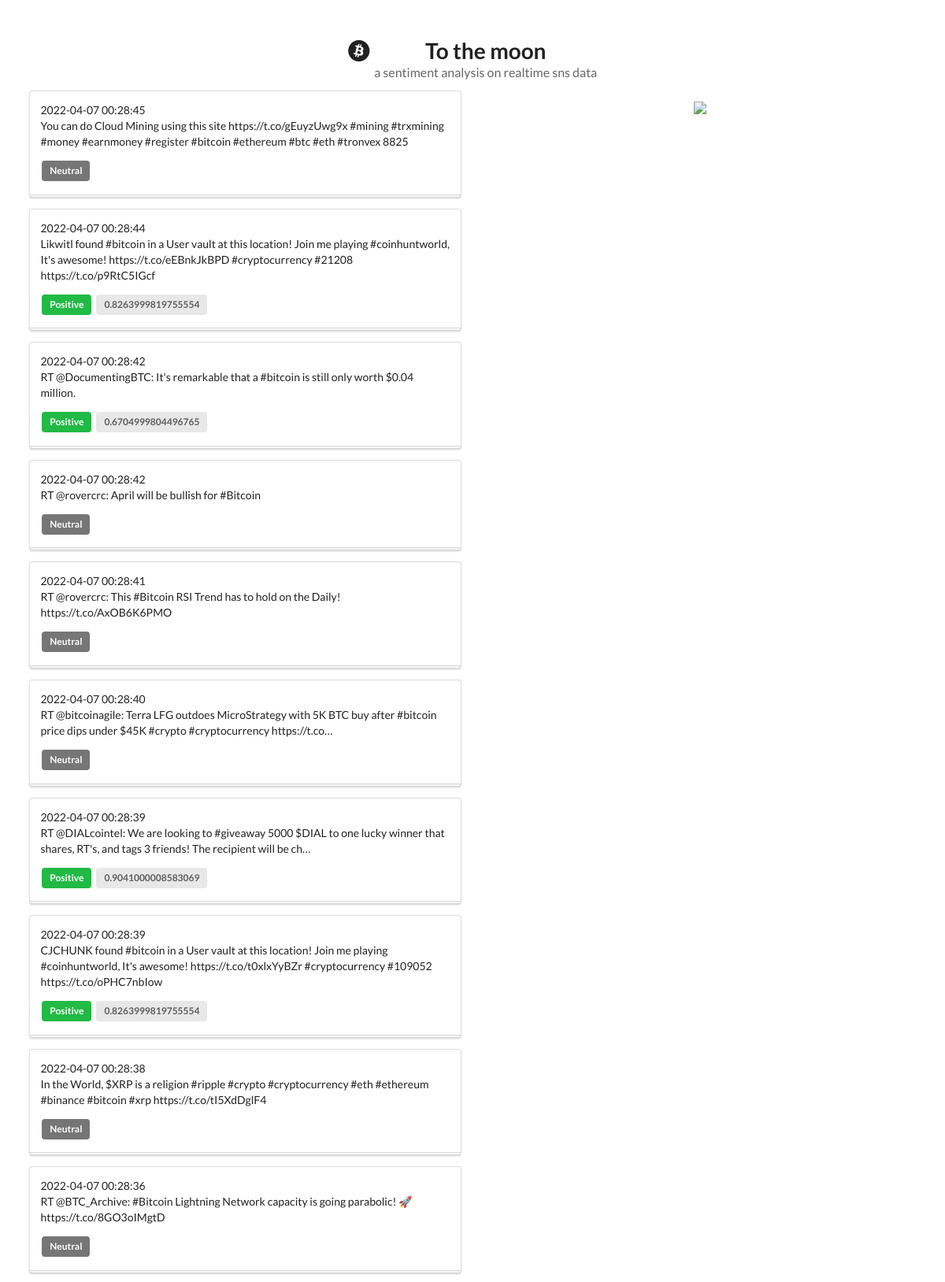
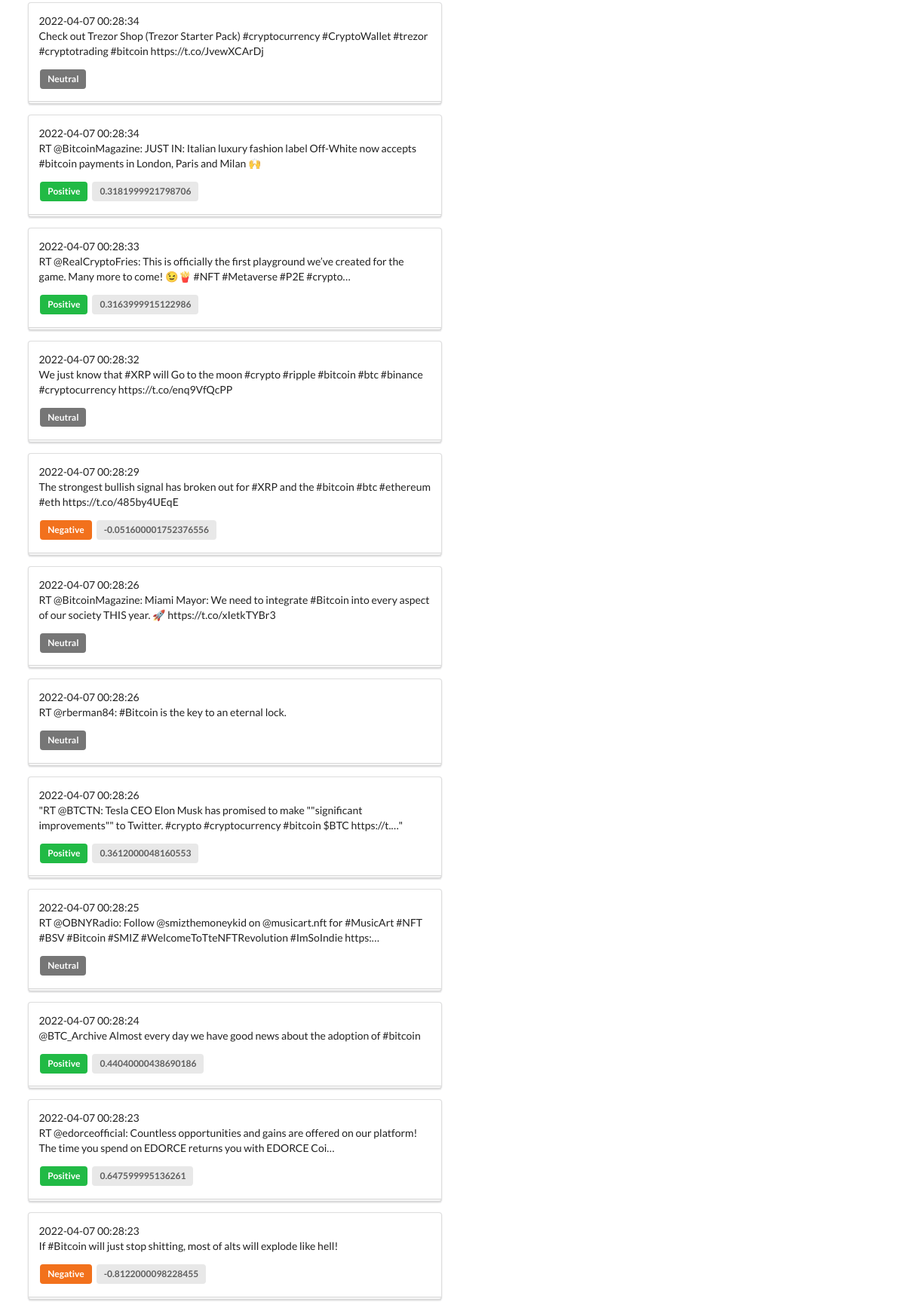
The page / (upper part) on the database its author committed (2 pictures, top to bottom).
### app.py (models this page shows)
class Tweet(db.Model):
    author_id = db.Column(db.String(512), primary_key=True)
    text = db.Column(db.String(512), primary_key=True)
    date = db.Column(AlcDateTime)
    sentiment_score = db.Column(db.Float())
    subjectivity = db.Column(db.Float())
    tone = db.Column(db.String(8))

### app.py (the view)
@app.route("/")
def home():
    past_hour = datetime.now() - timedelta(hours=8)
    tweets = Tweet.query.filter(
        Tweet.date >= past_hour).order_by(Tweet.date.desc()).all()
    positive_tweets_for_plot = Tweet.query.with_entities(Tweet.date, Tweet.sentiment_score).filter(
        Tweet.date >= past_hour, Tweet.tone == 'Positive').order_by(Tweet.date.desc()).all()
    negative_tweets_for_plot = Tweet.query.with_entities(Tweet.date, Tweet.sentiment_score).filter(
        Tweet.date >= past_hour, Tweet.tone == 'Negative').order_by(Tweet.date.desc()).all()
    neutral_tweets_for_plot = Tweet.query.with_entities(Tweet.date, Tweet.sentiment_score).filter(
        Tweet.date >= past_hour, Tweet.tone == 'Neutral').order_by(Tweet.date.desc()).all()
    neg = []
    for tw in negative_tweets_for_plot:
        neg.append([x for x in tw])
    pos = []
    for tw in positive_tweets_for_plot:
        pos.append([x for x in tw])
    ner = []
    for tw in neutral_tweets_for_plot:
        ner.append([x for x in tw])
    connection = sqlite3.connect("tweets.sqlite")
    cursor = connection.cursor()
    cursor.execute(
        "SELECT date, sentiment_score from tweets")
    senti_hc = cursor.fetchall()
    return render_template("base.html", tweetList=tweets, posTweets=pos, negTweets=neg, nerTweet=ner, sentiHc=json.dumps(senti_hc))

### app.py (called while the page is built)
    def process_bind_param(self, value, dialect):
        if type(value) is str:
            return datetime.strptime(value, '%Y-%m-%d %H:%M:%S')
        return value

### templates/base.html (shortened to what this page needs)
<!DOCTYPE html>
<html lang="en">
<head>
    <link rel="stylesheet" href="https://cdn.jsdelivr.net/npm/semantic-ui@2.4.2/dist/semantic.min.css">
</head>
<body>
    <div style="margin-top: 50px;" class="ui container">
        <h1 class="ui center aligned header">
            <i class="fa-brands fa-bitcoin fa-spin"></i>
            <div class='content'>To the moon
                <div class="sub header">a sentiment analysis on realtime sns data</div>
            </div>
        </h1>
        <div class="ui grid">
            <div class="eight wide column">
                {% for tweet in tweetList %}
                <div class="ui stacked segment" id="feed_pane">
                    <label>{{tweet.date}} </label>
                    <p class="ui">{{tweet.text }}</p>
                    {% if tweet.tone == 'Positive' %}
                    <p class="ui green label">{{tweet.tone}}</p>
                    <p class="ui gray label">{{ tweet.sentiment_score }}</p>
                    {% elif tweet.tone == 'Negative' %}
                    <p class="ui orange label">{{tweet.tone}}</p>
                    <p class="ui gray label">{{ tweet.sentiment_score }}</p>
                    {% else %}
                    <p class="ui grey label">{{tweet.tone}}</p>
                    {% endif %}
                </div>
                {% endfor %}
            </div>
            <div class="eight wide column">
                <figure class="highcharts-figure">
                    <div id="wordcloud_container" style="text-align: center;">
                        <img src="http://localhost:5000/wordcloud">
                    </div>
                </figure>
            </div>
        </div>
    </div>
</body>
</html>

### rows shown on the page
Tweet: date "2022-04-07 00:28:45", text "You can do Cloud Mining using this site https://t.co/gEuyzUwg9x #mining #trxmining #money #earnmoney #register #bitcoin #ethereum #btc #eth #tronvex 8825", tone "Neutral"
Tweet: date "2022-04-07 00:28:44", text "Likwitl found #bitcoin in a User vault at this location! Join me playing #coinhuntworld, It's awesome! https://t.co/eEBnkJkBPD #cryptocurrency #21208 https://t.co/p9RtC5IGcf", tone "Positive", sentiment_score "0.8263999819755554"
Tweet: date "2022-04-07 00:28:42", text "RT @DocumentingBTC: It's remarkable that a #bitcoin is still only worth $0.04 million.", tone "Positive", sentiment_score "0.6704999804496765"
Tweet: date "2022-04-07 00:28:42", text "RT @rovercrc: April will be bullish for #Bitcoin", tone "Neutral"
Tweet: date "2022-04-07 00:28:41", text "RT @rovercrc: This #Bitcoin RSI Trend has to hold on the Daily! https://t.co/AxOB6K6PMO", tone "Neutral"
Tweet: date "2022-04-07 00:28:40", text "RT @bitcoinagile: Terra LFG outdoes MicroStrategy with 5K BTC buy after #bitcoin price dips under $45K #crypto #cryptocurrency https://t.co…", tone "Neutral"
Tweet: date "2022-04-07 00:28:39", text "RT @DIALcointel: We are looking to #giveaway 5000 $DIAL to one lucky winner that shares, RT's, and tags 3 friends! The recipient will be ch…", tone "Positive", sentiment_score "0.9041000008583069"
Tweet: date "2022-04-07 00:28:39", text "CJCHUNK found #bitcoin in a User vault at this location! Join me playing #coinhuntworld, It's awesome! https://t.co/t0xlxYyBZr #cryptocurrency #109052 https://t.co/oPHC7nbIow", tone "Positive", sentiment_score "0.8263999819755554"
Tweet: date "2022-04-07 00:28:38", text "In the World, $XRP is a religion #ripple #crypto #cryptocurrency #eth #ethereum #binance #bitcoin #xrp https://t.co/tI5XdDglF4", tone "Neutral"
Tweet: date "2022-04-07 00:28:36", text "RT @BTC_Archive: #Bitcoin Lightning Network capacity is going parabolic! 🚀 https://t.co/8GO3oIMgtD", tone "Neutral"
Tweet: date "2022-04-07 00:28:34", text "Check out Trezor Shop (Trezor Starter Pack) #cryptocurrency #CryptoWallet #trezor #cryptotrading #bitcoin https://t.co/JvewXCArDj", tone "Neutral"
Tweet: date "2022-04-07 00:28:34", text "RT @BitcoinMagazine: JUST IN: Italian luxury fashion label Off-White now accepts #bitcoin payments in London, Paris and Milan 🙌", tone "Positive", sentiment_score "0.3181999921798706"
Tweet: date "2022-04-07 00:28:33", text "RT @RealCryptoFries: This is officially the first playground we’ve created for the game. Many more to come! 😉🍟 #NFT #Metaverse #P2E #crypto…", tone "Positive", sentiment_score "0.3163999915122986"
Tweet: date "2022-04-07 00:28:32", text "We just know that #XRP will Go to the moon #crypto #ripple #bitcoin #btc #binance #cryptocurrency https://t.co/enq9VfQcPP", tone "Neutral"
Tweet: date "2022-04-07 00:28:29", text "The strongest bullish signal has broken out for #XRP and the #bitcoin #btc #ethereum #eth https://t.co/485by4UEqE", tone "Negative", sentiment_score "-0.051600001752376556"
Tweet: date "2022-04-07 00:28:26", text "RT @BitcoinMagazine: Miami Mayor: We need to integrate #Bitcoin into every aspect of our society THIS year. 🚀 https://t.co/xIetkTYBr3", tone "Neutral"
Tweet: date "2022-04-07 00:28:26", text "RT @rberman84: #Bitcoin is the key to an eternal lock.", tone "Neutral"
Tweet: date "2022-04-07 00:28:26", text "\"RT @BTCTN: Tesla CEO Elon Musk has promised to make \"\"significant improvements\"\" to Twitter. #crypto #cryptocurrency #bitcoin $BTC https://t.…\"", tone "Positive", sentiment_score "0.3612000048160553"
Tweet: date "2022-04-07 00:28:25", text "RT @OBNYRadio: Follow @smizthemoneykid on @musicart.nft for #MusicArt #NFT #BSV #Bitcoin #SMIZ #WelcomeToTteNFTRevolution #ImSoIndie https:…", tone "Neutral"
Tweet: date "2022-04-07 00:28:24", text "@BTC_Archive Almost every day we have good news about the adoption of #bitcoin", tone "Positive", sentiment_score "0.44040000438690186"
Tweet: date "2022-04-07 00:28:23", text "RT @edorceofficial: Countless opportunities and gains are offered on our platform! The time you spend on EDORCE returns you with EDORCE Coi…", tone "Positive", sentiment_score "0.647599995136261"
Tweet: date "2022-04-07 00:28:23", text "If #Bitcoin will just stop shitting, most of alts will explode like hell!", tone "Negative", sentiment_score "-0.8122000098228455"
